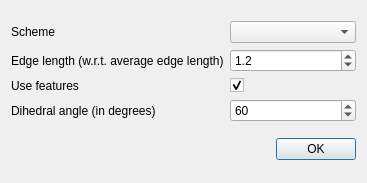
<?xml version="1.0" encoding="UTF-8"?>
<ui version="4.0">
 <class>DialogSurfaceMeshRemeshing</class>
 <widget class="QDialog" name="DialogSurfaceMeshRemeshing">
  <property name="geometry">
   <rect>
    <x>0</x>
    <y>0</y>
    <width>367</width>
    <height>183</height>
   </rect>
  </property>
  <property name="windowTitle">
   <string>Surface Sampling</string>
  </property>
  <layout class="QVBoxLayout" name="verticalLayout">
   <item>
    <layout class="QGridLayout" name="gridLayout">
     <item row="0" column="0">
      <widget class="QLabel" name="labelScheme">
       <property name="text">
        <string>Scheme</string>
       </property>
      </widget>
     </item>
     <item row="0" column="1">
      <widget class="QComboBox" name="comboBoxScheme"/>
     </item>
     <item row="1" column="0">
      <widget class="QLabel" name="labelEdgeLength">
       <property name="text">
        <string>Edge length (w.r.t. average edge length)</string>
       </property>
      </widget>
     </item>
     <item row="1" column="1">
      <widget class="QDoubleSpinBox" name="doubleSpinBoxEdgeLength">
       <property name="decimals">
        <number>1</number>
       </property>
       <property name="minimum">
        <double>0.100000000000000</double>
       </property>
       <property name="value">
        <double>1.200000000000000</double>
       </property>
      </widget>
     </item>
     <item row="2" column="0">
      <widget class="QLabel" name="labelUserFeatures">
       <property name="text">
        <string>Use features</string>
       </property>
      </widget>
     </item>
     <item row="2" column="1">
      <widget class="QCheckBox" name="checkBoxUseFeatures">
       <property name="text">
        <string/>
       </property>
       <property name="checked">
        <bool>true</bool>
       </property>
      </widget>
     </item>
     <item row="3" column="0">
      <widget class="QLabel" name="labelUserFeatures_2">
       <property name="text">
        <string>Dihedral angle (in degrees)</string>
       </property>
      </widget>
     </item>
     <item row="3" column="1">
      <widget class="QSpinBox" name="spinBoxDihedralAngle">
       <property name="minimum">
        <number>1</number>
       </property>
       <property name="maximum">
        <number>180</number>
       </property>
       <property name="value">
        <number>60</number>
       </property>
      </widget>
     </item>
    </layout>
   </item>
   <item>
    <layout class="QHBoxLayout" name="horizontalLayout_2">
     <item>
      <spacer name="horizontalSpacer_3">
       <property name="orientation">
        <enum>Qt::Horizontal</enum>
       </property>
       <property name="sizeHint" stdset="0">
        <size>
         <width>0</width>
         <height>0</height>
        </size>
       </property>
      </spacer>
     </item>
     <item>
      <widget class="QPushButton" name="okButton">
       <property name="text">
        <string>OK</string>
       </property>
       <property name="default">
        <bool>true</bool>
       </property>
      </widget>
     </item>
    </layout>
   </item>
  </layout>
 </widget>
 <tabstops>
  <tabstop>comboBoxScheme</tabstop>
  <tabstop>doubleSpinBoxEdgeLength</tabstop>
  <tabstop>checkBoxUseFeatures</tabstop>
  <tabstop>spinBoxDihedralAngle</tabstop>
  <tabstop>okButton</tabstop>
 </tabstops>
 <resources/>
 <connections/>
</ui>
